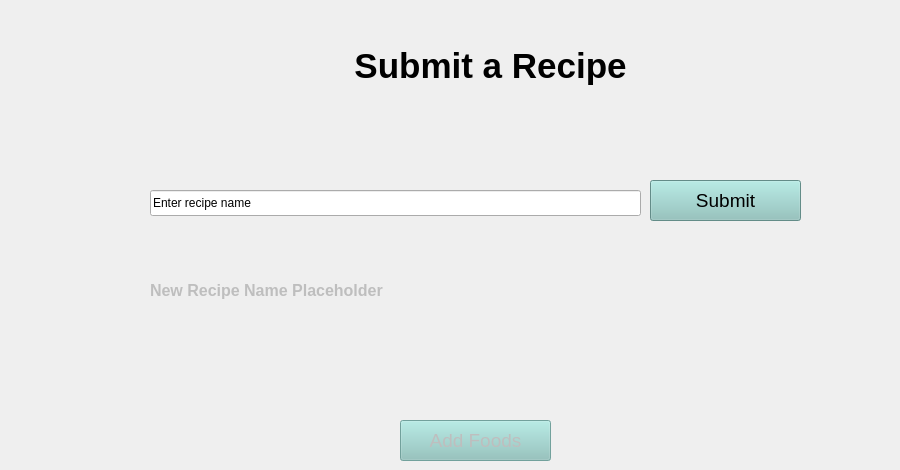
      <widget class="QWidget" name="submitArecipePage">
       <widget class="QLabel" name="submitArecipeLabel">
        <property name="geometry">
         <rect>
          <x>100</x>
          <y>40</y>
          <width>781</width>
          <height>51</height>
         </rect>
        </property>
        <property name="font">
         <font>
          <pointsize>26</pointsize>
          <bold>true</bold>
         </font>
        </property>
        <property name="layoutDirection">
         <enum>Qt::LeftToRight</enum>
        </property>
        <property name="text">
         <string>Submit a Recipe</string>
        </property>
        <property name="alignment">
         <set>Qt::AlignCenter</set>
        </property>
       </widget>
       <widget class="QLineEdit" name="recipeNamefield">
        <property name="geometry">
         <rect>
          <x>150</x>
          <y>190</y>
          <width>491</width>
          <height>26</height>
         </rect>
        </property>
        <property name="text">
         <string>Enter recipe name</string>
        </property>
       </widget>
       <widget class="QPushButton" name="submitButton">
        <property name="geometry">
         <rect>
          <x>650</x>
          <y>180</y>
          <width>151</width>
          <height>41</height>
         </rect>
        </property>
        <property name="font">
         <font>
          <pointsize>14</pointsize>
         </font>
        </property>
        <property name="styleSheet">
         <string notr="true">background-color: rgb(139, 196, 190);</string>
        </property>
        <property name="text">
         <string>Submit</string>
        </property>
       </widget>
       <widget class="QLabel" name="newRecipeNameLabel">
        <property name="enabled">
         <bool>false</bool>
        </property>
        <property name="geometry">
         <rect>
          <x>150</x>
          <y>280</y>
          <width>741</width>
          <height>20</height>
         </rect>
        </property>
        <property name="font">
         <font>
          <pointsize>12</pointsize>
          <bold>true</bold>
         </font>
        </property>
        <property name="text">
         <string>New Recipe Name Placeholder</string>
        </property>
       </widget>
       <widget class="QPushButton" name="addFoodsButton">
        <property name="enabled">
         <bool>false</bool>
        </property>
        <property name="geometry">
         <rect>
          <x>400</x>
          <y>420</y>
          <width>151</width>
          <height>41</height>
         </rect>
        </property>
        <property name="font">
         <font>
          <pointsize>14</pointsize>
         </font>
        </property>
        <property name="styleSheet">
         <string notr="true">background-color: rgb(139, 196, 190);</string>
        </property>
        <property name="text">
         <string>Add Foods</string>
        </property>
       </widget>
      </widget>
